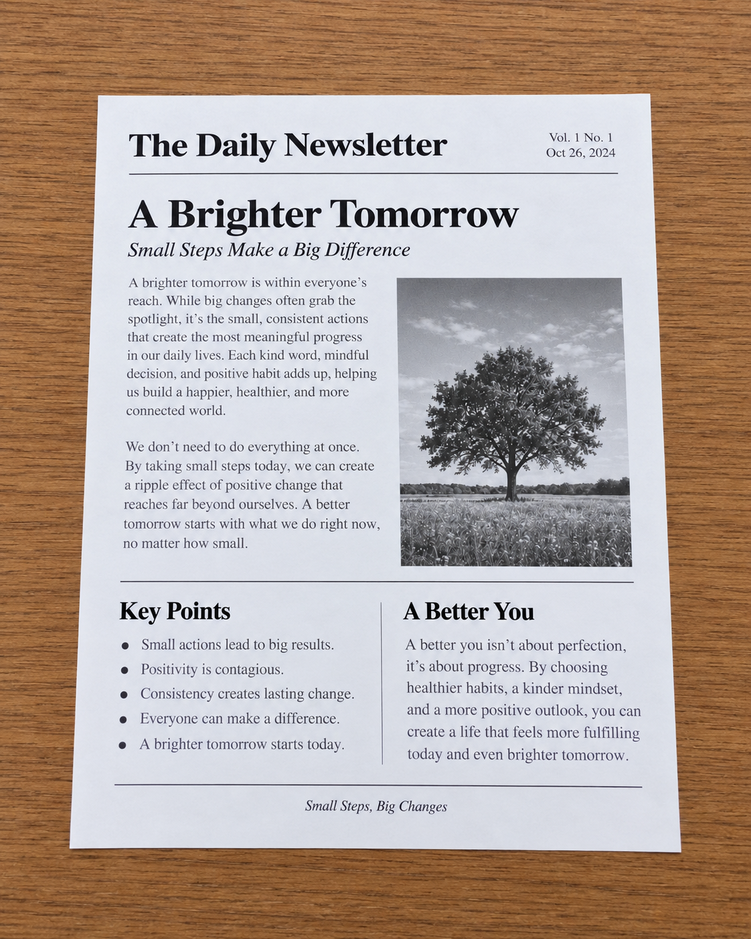
#> input picture data/complex_1.png, 751 x 939 px, shrunk from 1122 x 1402 before the run
$ python -i pipeline.py   (imports and definitions only)
#> lines starting #> are read from the running program, lines starting #| are printed output that depends on the picture; after the words box and inside, x2 and y2 are one past the last pixel; in counts of white or black regions, pixels touching at a corner belong together
"""순수 이미지 처리 단계입니다. 화면과 파일 처리는 별도 모듈에 둡니다."""
from dataclasses import dataclass
from typing import Dict, Optional

import cv2
import numpy as np
from numpy.typing import ArrayLike, NDArray

from .constants import (
    DOCUMENT_CORNER_COUNT,
    MAX_BLUR_SIZE,
    MAX_PIXEL_VALUE,
    MIN_IMAGE_SIZE,
)

MAX_EPSILON = 0.2
MIN_BLOCK_SIZE = 3
MIN_WARP_SIZE = 2
CORNER_CROSS_TOLERANCE = 1e-3
CONTOUR_COLOR = (0, 0, 255)
CONTOUR_THICKNESS = 3
CORNER_LABEL_COLOR = (20, 255, 57)
CORNER_LABEL_SCALE = 1.7
CORNER_LABEL_THICKNESS = 2

@dataclass(frozen=True)
class Parameters:
    blur: int = 5
    low: int = 50
    high: int = 150
    min_area: float = 0.08
    epsilon: float = 0.02
    block_size: int = 31
    threshold_c: float = 10

    def __post_init__(self) -> None:
        if self.blur < 1 or self.blur > MAX_BLUR_SIZE or self.blur % 2 == 0:
            raise ValueError(f'blur must be odd and between 1 and {MAX_BLUR_SIZE}')
        if not 0 <= self.low < self.high <= MAX_PIXEL_VALUE:
            raise ValueError(f'Canny requires 0 <= low < high <= {MAX_PIXEL_VALUE}')
        if not 0 < self.min_area < 1 or not 0 < self.epsilon < MAX_EPSILON:
            raise ValueError(f'min_area must be in (0, 1), epsilon in (0, {MAX_EPSILON})')
        if self.block_size < MIN_BLOCK_SIZE or self.block_size % 2 == 0:
            raise ValueError(f'block_size must be odd and >= {MIN_BLOCK_SIZE}')


@dataclass
class Scan:
    stages: Dict[str, np.ndarray]
    corners: Optional[NDArray[np.float32]]


def scan(image: Optional[np.ndarray], params: Optional[Parameters] = None) -> Scan:
    params = params or Parameters()
    if (
        image is None
        or image.dtype != np.uint8
        or image.ndim != 3
        or image.shape[2] != 3
        or min(image.shape[:2]) < MIN_IMAGE_SIZE
    ):
        raise ValueError(
            f'Expected a uint8 BGR image of shape (H, W, 3), '
            f'at least {MIN_IMAGE_SIZE}x{MIN_IMAGE_SIZE}'
        )

    prepared = _preprocess(image, params) # gray + blur
    edges = cv2.Canny(prepared, params.low, params.high) #canny edge

    overlay = image.copy()
    stages = {
        '01_original': image,
        '02_preprocessed': prepared,
        '03_edges': edges,
        '04_contours': overlay,
    }

    corners = _detect_document(edges, params) # 4개 모서리 좌표

    if corners is not None:
        cv2.polylines(
            overlay, [corners.astype(np.int32)], True,
            CONTOUR_COLOR, CONTOUR_THICKNESS,
        )
        for index, point in enumerate(corners.astype(int)):
            cv2.putText(
                overlay, str(index), tuple(point),
                cv2.FONT_HERSHEY_SIMPLEX, CORNER_LABEL_SCALE,
                CORNER_LABEL_COLOR, CORNER_LABEL_THICKNESS,
            )

        warped = _warp_document(image, corners)
        gray = cv2.cvtColor(warped, cv2.COLOR_BGR2GRAY)
        stages['05_warped'] = warped
        stages['06_result'] = cv2.adaptiveThreshold(
            gray, MAX_PIXEL_VALUE,
            cv2.ADAPTIVE_THRESH_GAUSSIAN_C, cv2.THRESH_BINARY,
            params.block_size, params.threshold_c,
        )

    return Scan(stages, corners)


def _order_corners(points: ArrayLike) -> NDArray[np.float32]:
    """중심 기준으로 정렬한 뒤 좌상단 점부터 시작하도록 회전합니다.
    """
    points = np.asarray(points, dtype=np.float32).reshape(-1, 2)

    if points.shape != (DOCUMENT_CORNER_COUNT, 2) or not np.isfinite(points).all():
        raise ValueError('Exactly four finite corners are required')
    if len(np.unique(points, axis=0)) != DOCUMENT_CORNER_COUNT:
        raise ValueError('Corners must be distinct')

    center = points.mean(axis=0)
    angles = np.arctan2(points[:, 1] - center[1], points[:, 0] - center[0])
    ordered = points[np.argsort(angles)]
    start = min(
        range(DOCUMENT_CORNER_COUNT),
        key=lambda i: (
            float(ordered[i].sum()),
            float(ordered[i, 1]),
            float(ordered[i, 0]),
        ),
    )
    ordered = np.roll(ordered, -start, axis=0)

    edges = np.roll(ordered, -1, axis=0) - ordered

    # 다각형을 이루는 모든 벡터(x, y)에 대해, y벡터와 x벡터의 90도
    # 회전 벡터의 내적 부호가 항상 같으면(전부 0보다 크거나 전부 0보다 작으면) convex다.
    cross = (
        edges[:, 0] * np.roll(edges[:, 1], -1)
        - edges[:, 1] * np.roll(edges[:, 0], -1)
    )
    if np.any(cross <= CORNER_CROSS_TOLERANCE):
        raise ValueError('Corners must form a nondegenerate convex quadrilateral')
    return ordered


def _preprocess(image: np.ndarray, params: Parameters) -> np.ndarray:
    # OpenCV 색상 배열은 (높이, 너비, 채널) 형태의 BGR 순서입니다.
    gray = cv2.cvtColor(image, cv2.COLOR_BGR2GRAY)
    return cv2.GaussianBlur(gray, (params.blur, params.blur), 0)


def _detect_document(
    edges: np.ndarray,
    params: Parameters,
) -> Optional[NDArray[np.float32]]:
    contours, _ = cv2.findContours(edges, cv2.RETR_LIST, cv2.CHAIN_APPROX_SIMPLE)
    area_limit = edges.shape[0] * edges.shape[1] * params.min_area

    for contour in sorted(contours, key=cv2.contourArea, reverse=True):
        if cv2.contourArea(contour) < area_limit:
            break

        epsilon = params.epsilon * cv2.arcLength(contour, True)
        polygon = cv2.approxPolyDP(
            contour,
            epsilon,
            True,
        )
        if len(polygon) == DOCUMENT_CORNER_COUNT and cv2.isContourConvex(polygon):
            try:
                return _order_corners(polygon.reshape(DOCUMENT_CORNER_COUNT, 2))
            except ValueError:
                continue
    return None


def _warp_document(image: np.ndarray, corners: ArrayLike) -> np.ndarray:
    tl, tr, br, bl = _order_corners(corners)
    longest_horizontal_edge = max(
        MIN_WARP_SIZE,
        int(round(max(np.linalg.norm(tr - tl), np.linalg.norm(br - bl)))),
    )
    longest_vertical_edge = max(
        MIN_WARP_SIZE,
        int(round(max(np.linalg.norm(bl - tl), np.linalg.norm(br - tr)))),
    )

    destination = np.float32([
        [0, 0],
        [longest_horizontal_edge - 1, 0],
        [longest_horizontal_edge - 1, longest_vertical_edge - 1],
        [0, longest_vertical_edge - 1],
    ])
    transform = cv2.getPerspectiveTransform(np.float32([tl, tr, br, bl]), destination)
    return cv2.warpPerspective(image, transform, (longest_horizontal_edge, longest_vertical_edge))

>>> import cv2
>>> picture = cv2.imread('../data/complex_1.png')
#> picture is the input picture: shape (939, 751, 3); mean B, G, R 153, 162.8, 179.3
>>> result = scan(picture)
#> in _preprocess, `gray = cv2.cvtColor(image, cv2.COLOR_BGR2GRAY)`:
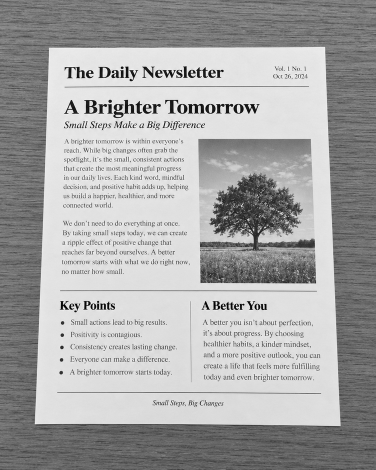
#> gray: shape (939, 751) (shown at 1/2 size); min 0, max 255, mean 166.6
#> in scan, `edges = cv2.Canny(prepared, params.low, params.high)`:
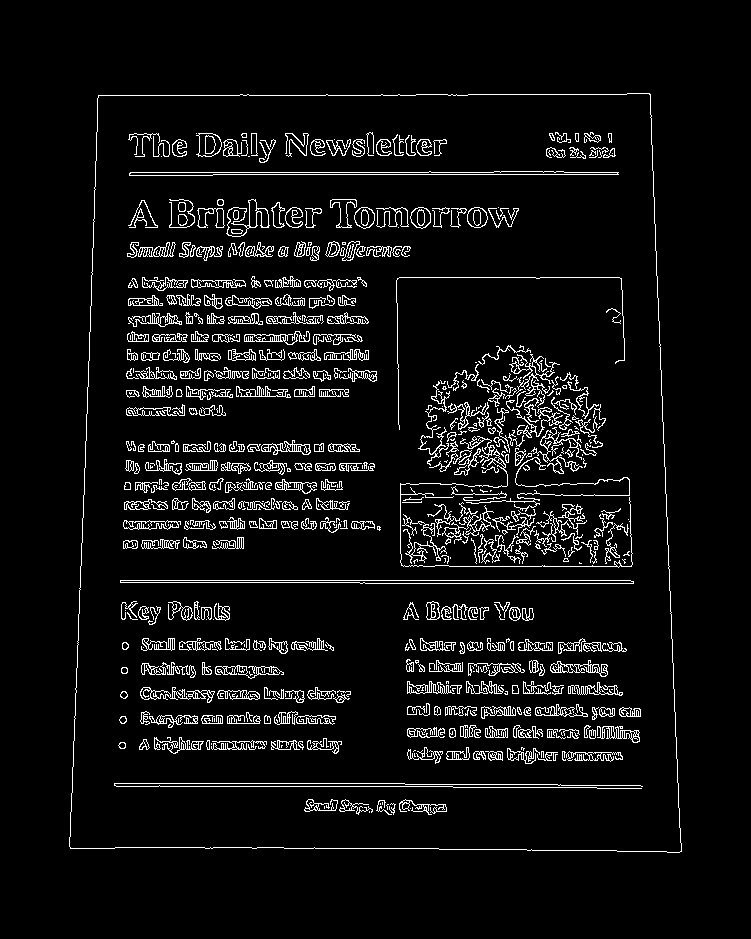
#> edges: shape (939, 751); 6.1% white in thin lines or dots, all inside (x1, y1, x2, y2) = (69, 93, 682, 853)
#> in _detect_document, `contours, _ = cv2.findContours(edges, cv2.RETR_LIST, cv2.CHAIN_APPROX_..`: contours = 1392 contours, 785 with area under 20; largest, box (x1, y1, x2, y2) and area: (69, 93, 682, 853) 437876, (69, 93, 682, 853) 437872, (120, 580, 634, 584) 1295, (120, 580, 634, 584) 1293, (129, 171, 619, 176) 1128
#> the loop in _detect_document, `for contour in sorted(contours, key=cv2.contourArea, reverse=True):` made 1 pass
#> (epsilon, points in _order_corners, center in _order_corners, angles in _order_corners, ordered in _order_corners, start in _order_corners, edges in _order_corners, cross in _order_corners) on pass 1: (54.46, [[649, 93], [98, 95], [70, 848], [681, 851]], [374.5, 471.8], [-0.944, -2.2, 2.25, 0.891], [[98, 95], [649, 93], [681, 851], [70, 848]], 0, [[551, -2], [32, 758], [-611, -3], [28, -753]], [417722, 463042, 460167, 414847])
#> in scan, `corners = _detect_document(edges, params)`: corners = [[98, 95], [649, 93], [681, 851], [70, 848]]
#> in scan, `cv2.polylines( overlay, [corners.astype(np.int32)], True, CONTOUR_COLO..`:
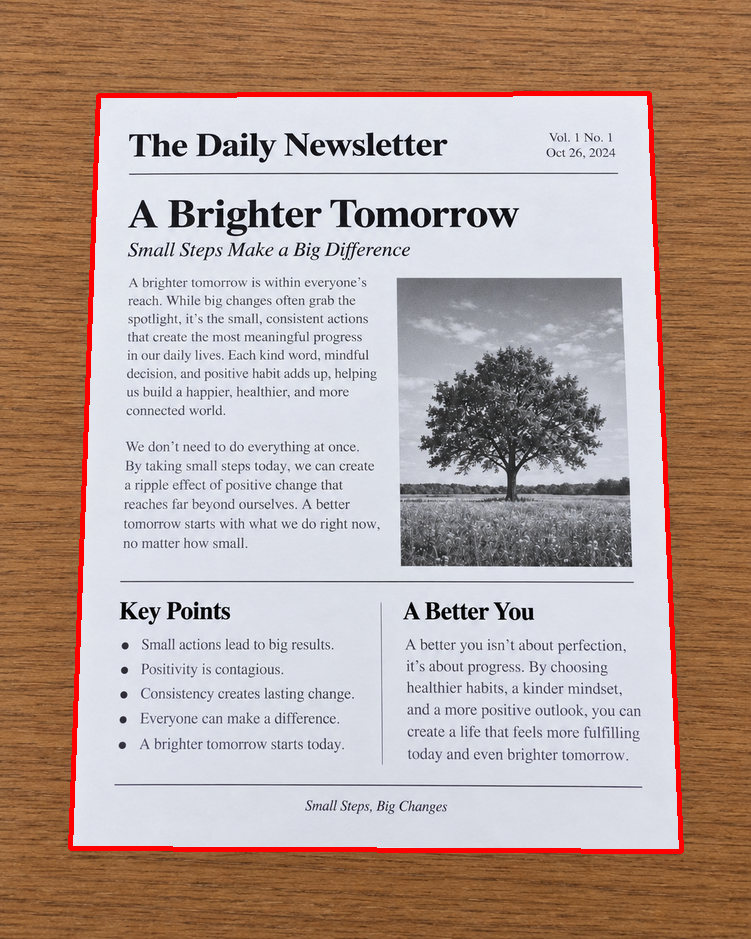
#> overlay: shape (939, 751, 3); 1.89% of pixels changed, all inside (x1, y1, x2, y2) = (68, 91, 684, 854)
#> the loop in scan, `for index, point in enumerate(corners.astype(int)):` made 4 passes
#> after the loop in scan, `for index, point in enumerate(corners.astype(int)):`:
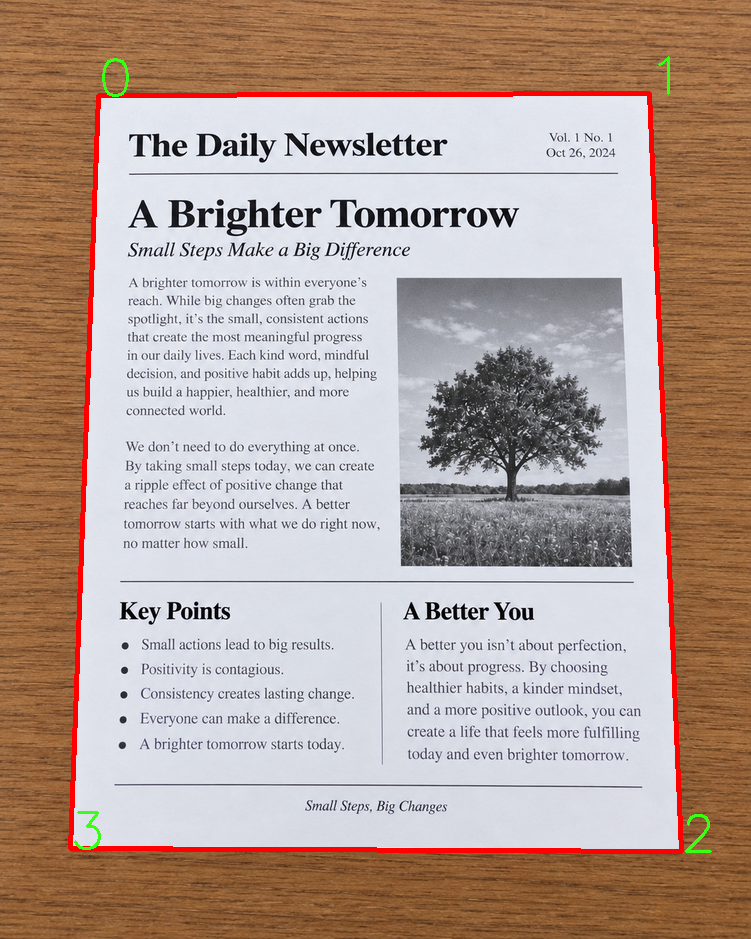
#> overlay: shape (939, 751, 3); 0.14% of pixels changed, all inside (x1, y1, x2, y2) = (74, 56, 712, 853)
#> in _warp_document, `tl, tr, br, bl = _order_corners(corners)`: tl = [98, 95]; tr = [649, 93]; br = [681, 851]; bl = [70, 848]
#> in _warp_document, `longest_horizontal_edge = max( MIN_WARP_SIZE, int(round(max(np.linalg...`: longest_horizontal_edge = 611
#> in _warp_document, `longest_vertical_edge = max( MIN_WARP_SIZE, int(round(max(np.linalg.no..`: longest_vertical_edge = 759
#> in _warp_document, `destination = np.float32([ [0, 0], [longest_horizontal_edge - 1, 0], [..`: destination = [[0, 0], [610, 0], [610, 758], [0, 758]]
#> in _warp_document, `transform = cv2.getPerspectiveTransform(np.float32([tl, tr, br, bl]), ..`: transform = [[1.13, 0.0421, -114.8], [0.00411, 1.13, -108], [1.2e-05, 0.000147, 1]]
#> in _warp_document, `return cv2.warpPerspective(image, transform, (longest_horizontal_edge,..`:
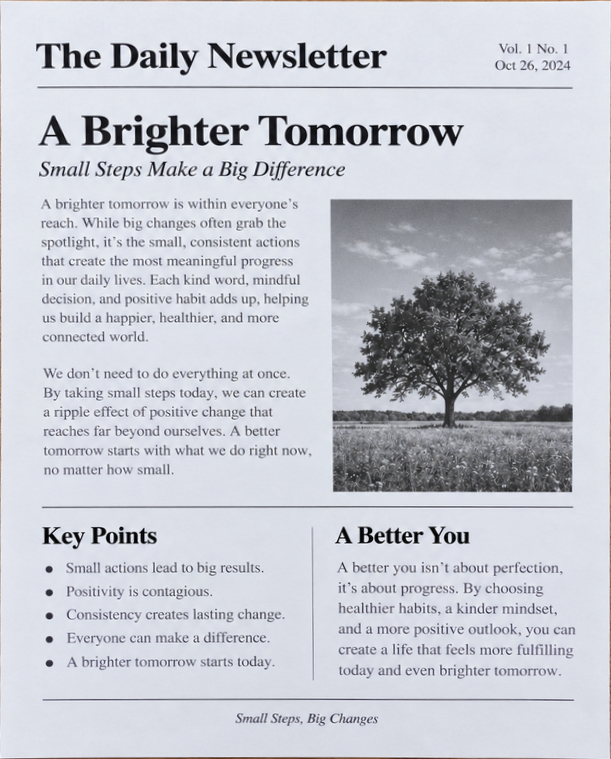
#> returned value: shape (759, 611, 3); mean of channels 0, 1, 2 208.3, 200.2, 197.4; drawn as B, G, R
